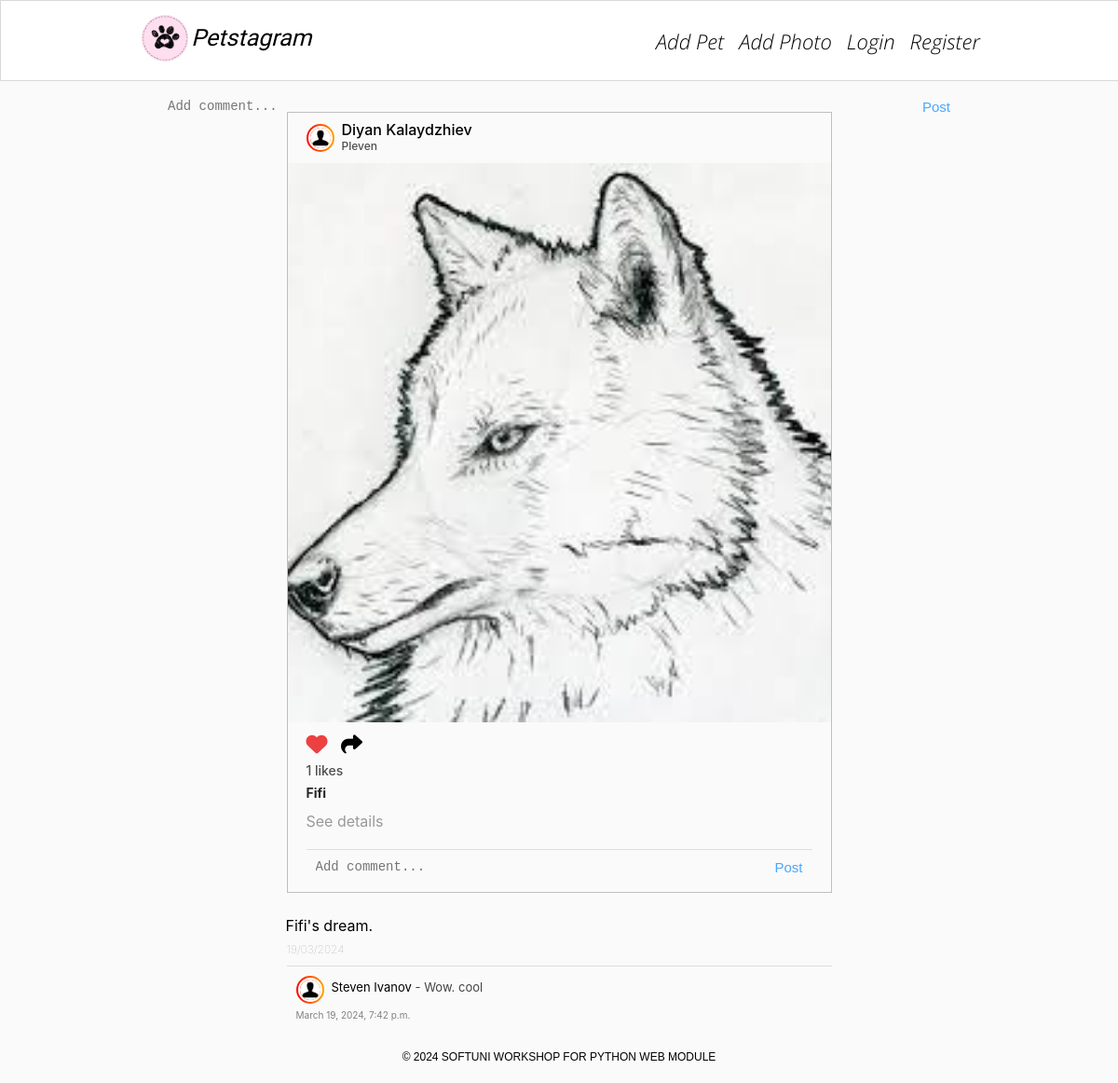
Screenshot of /photos/1/ with the database file from the repository.
### petstagram/photos/models.py (models this page shows)
class Photo(models.Model):
    photo = models.ImageField(
        validators=(
            MaxFileSizeValidator(limit_value=SIZE_5_MB),
        ),
        upload_to='pet_photos/',
        blank=False,
        null=False,
    )  # custom validator for files > 5MB
    description = models.TextField(
        max_length=300,
        validators=(
            MinLengthValidator(10),
        ),
        blank=True,
        null=True,
    )
    location = models.CharField(
        max_length=30,
        blank=True,
        null=True,
    )
    tagged_pets = models.ManyToManyField(Pet, blank=True)
    date_of_publication = models.DateField(auto_now=True)
    @property
    def photo_count(self):
        return self.photolike_set.count()

### petstagram/pets/models.py (models this page shows, shortened)
class Pet(models.Model):
    name = models.CharField(max_length=30)
    personal_photo = models.URLField()
    date_of_birth = models.DateField(blank=True, null=True)
    slug = models.SlugField(unique=True, null=False, blank=True, editable=False)

### petstagram/common/models.py (models this page shows)
class PhotoComment(models.Model):
    MAX_TEXT_LENGTH = 300
    text = models.TextField(
        max_length=MAX_TEXT_LENGTH)
    created_at = models.DateTimeField(
        auto_now_add=True
    )
    modified_at = models.DateTimeField(
        auto_now=True
    )
    pet_photo = models.ForeignKey(
        Photo,
        on_delete=models.DO_NOTHING
    )

### petstagram/photos/views.py (the view)
# urls.py: path('', details_photo, name='details photo'),
def details_photo(request, pk):
    context = {
        'pet_photo': Photo.objects.get(pk=pk)
    }
    return render(request, 'photos/details_photo.html', context)

### templates/photos/details_photo.html (shortened to what this page needs)
{% extends 'base.html' %}
{% load static %}
{% block content %}
    <div class="container">
        <div class="col-9">
            {% include 'partials/pet_photo_list_item.html' with photo=pet_photo %}
            <p class="pet-details">{{ pet_photo.description }}</p>
            <h5 class="postTime">{{ pet_photo.date_of_publication|date:'d/m/Y' }}</h5>
            <div class="comments">
                {% for comment in pet_photo.photocomment_set.all %}
                <div class="top">
                    <div class="userDetails">
                        <div class="comment-data">
                            <div class="profilepic">
                                <div class="profile_img">
                                    <div class="image">
                                        <img src="{% static 'images/person.png' %}" alt="img8">
                                    </div>
                                </div>
                            </div>
                            <p>
                                <a href="{% url 'details profile' pk=1 %}">Steven Ivanov</a>
                                - {{ comment.text }}
                            </p>
                        </div>
                        <span>{{ comment.created_at }}</span>
                    </div>
                </div>
                {% endfor %}
            </div>
        </div>
        <div class="addComments">
            <form method="post" action="#">
                <textarea name="body" cols="40" rows="10" placeholder="Add comment..." maxlength="300"
                          required="" id="id_body"></textarea>
                <button type="submit">Post</button>
            </form>
        </div>
    </div>
{% endblock %}

### templates/partials/pet_photo_list_item.html (shortened to what this page needs)
{% load static %}
    <div class="card">
        <div class="top">
            <div class="userDetails">
                <a href="{% url 'details profile' pk=1 %}">
                    <div class="profilepic">
                        <div class="profile_img">
                            <div class="image">
                                <img src="{% static 'images/person.png' %}" alt="img8">
                            </div>
                        </div>
                    </div>
                </a>
                <h3>
                    <a href="{% url 'details profile' pk=1 %}">
                        Diyan Kalaydzhiev
                    </a>
                    <br>
                    <span>{{ photo.location }}</span>
                </h3>
            </div>
        </div>
        <div class="imgBx" id="photo-{{ photo.pk }}">
            <img src="{{ photo.photo.url }}" alt="post" class="cover">
        </div>
        <div class="bottom">
            <div class="actionBtns">
                <div class="left">
								<span class="heart">
                                    <a href="{% url 'like_pet_photo' pk=photo.pk %}">
                                        {% if photo.photolike_set.count > 0 %}
                                        <i class="fa-solid fa-heart" style="color: #ed4040;"></i>
                                        {% else %}
                                        <i class="fa-regular fa-heart"></i>
                                        {% endif %}
                                    </a>
								</span>
                    <a href="share">
                        <i class="fa-solid fa-share"></i>
                    </a>
                </div>
            </div>
                <p class="likes">{{ photo.photo_count }} likes</p>
            {% for pet in photo.tagged_pets.all %}
                <a href="{% url 'details pet' username='lubo' pet_slug=pet.slug %}">
                    <p class="message">
                        <b>{{ pet.name }}</b>
                    </p>
                </a>
                {% empty %}
                <h1>NE baca</h1>
            {% endfor %}
            <a href="{% url 'details photo' pk=photo.pk %}">
                <h4 class="details">See details</h4>
            </a>
            <div class="addComments">
                <form method="post" action="add comment">
                    <textarea name="body" cols="40" rows="10" placeholder="Add comment..." maxlength="300"
                              required="" id="id_body"></textarea>
                    <button type="submit">Post</button>
                </form>
            </div>
        </div>
    </div>

### staticfiles/css/home.css (style rules this page uses)
* { margin: 0; padding: 0; box-sizing: border-box; }
body { font-family: -apple-system, system-ui, "Segoe UI", Roboto, Oxygen, Ubuntu, Cantarell, "Open Sans", "Helvetica Neue", sans-serif; background: #fafafa; min-height: 100vh; }
.container { padding: 15px 0; width: 75%; display: flex; align-items: center; justify-content: space-between; }
.container a { color: #403e3e; }
main .container { position: relative; margin-top: 60px; width: 75%; display: flex; align-items: flex-start; justify-content: space-between; }
.col-9 { width: 65%; margin: 5% auto; margin-bottom: -20px; }
.col-9 .card { margin-bottom: 20px; position: relative; width: 100%; display: inline-block; border: 1px solid rgba(7, 7, 7, 0.24); }
.col-9 .card .top { padding: 10px 20px; display: flex; justify-content: space-between; align-items: center; }
.col-9 .card .bottom { padding: 10px 20px; }
.col-9 .card .top .userDetails { width: 100%; display: flex; align-items: center; }
.profilepic { display: inline-block; }
.profilepic .profile_img { display: flex; align-items: center; justify-content: center; border-radius: 50%; overflow: hidden; width: 30px; height: 30px; background: linear-gradient(to right, red, orange); padding: 2px; margin-right: 8px; }
.profilepic .profile_img .image { position: relative; width: 100%; height: 100%; border-radius: 50%; margin-top: 0; overflow: hidden; display: flex; align-items: center; justify-content: center; border: 2px solid white; }
.profilepic .profile_img img { width: 100%; height: 100%; object-fit: cover; margin-top: 0 !important; }
.cover { position: absolute; top: 0; left: 0; width: 100%; height: 100%; object-fit: cover; }
.col-9 .card .top .userDetails h3 { font-size: 16px; color: #4d4d4f; font-weight: 500; line-height: 1em; white-space: nowrap; }
.col-9 .card .top .userDetails h3 span { font-size: 0.75em; }
.imgBx { position: relative; width: 100%; min-height: 600px; }
.actionBtns { display: flex; justify-content: space-between; align-items: center; font-size: 23px; }
.actionBtns i { cursor: pointer; }
.actionBtns .left i { margin-right: 8px; }
.likes { font-weight: 500; margin-top: 5px; font-size: 14px; cursor: default; color: #4d4d4f; }
.message { font-weight: 400; margin-top: 5px; font-size: 14px; color: #777; line-height: 1.5em; }
.message b { color: #262626; }
.details { margin-top: 10px; font-weight: 400; color: #999; }
.addComments { display: flex; align-items: center; margin-top: 20px; border-top: 1px solid #ddd; padding: 10px 0; }
.addComments button { position: absolute; right: 30px; color: #1d92ffcb; font-weight: 500; font-size: 15px; border: none; background-color: inherit; cursor: pointer; }
textarea { position: absolute; left: 30px; width: 85%; resize: none; overflow: hidden; height: 20px; border: none; outline: none; font-weight: 400; font-size: 14px; color: #262626; background: none; }
.addComments form { display: flex; margin-bottom: 15px; }
.postTime { margin-top: 8px; font-weight: lighter; cursor: default; color: rgb(163, 163, 163); font-size: 12px; text-transform: uppercase; }
a { text-decoration: none; }
i { color: black; }

### staticfiles/css/photoDetails.css (style rules this page uses)
.userDetails a { color: initial; }
.pet-details { margin: 5px 0 5px -1px; }
.comments { display: flex; margin-top: 10px; border-top: 1px solid #ddd; }
.comments .userDetails { display: block !important; }
.comments span { color: gray; font-size: 10px; }
.comments .top { padding: 10px !important; }
.comment-data { display: flex; font-size: 10px; word-break: break-all; white-space: normal; font-weight: bold; color: rgb(70, 65, 65); }
.comment-data p { margin-top: 4px; font-size: 13px; word-wrap: break-word; white-space: normal; font-weight: lighter; }

### staticfiles/css/profile.css (style rules this page uses)
.profile_img img { width: 175px; height: 175px; margin-top: 10px; border-radius: 50%; object-fit: cover; }

### rows the page displays
Photo: location "Pleven", photo (picture), photo_count "1", description "Fifi's dream.", date_of_publication "19/03/2024"
Pet: name "Fifi"
PhotoComment: text "Wow. cool", created_at "March 19, 2024, 7:42 p.m."
